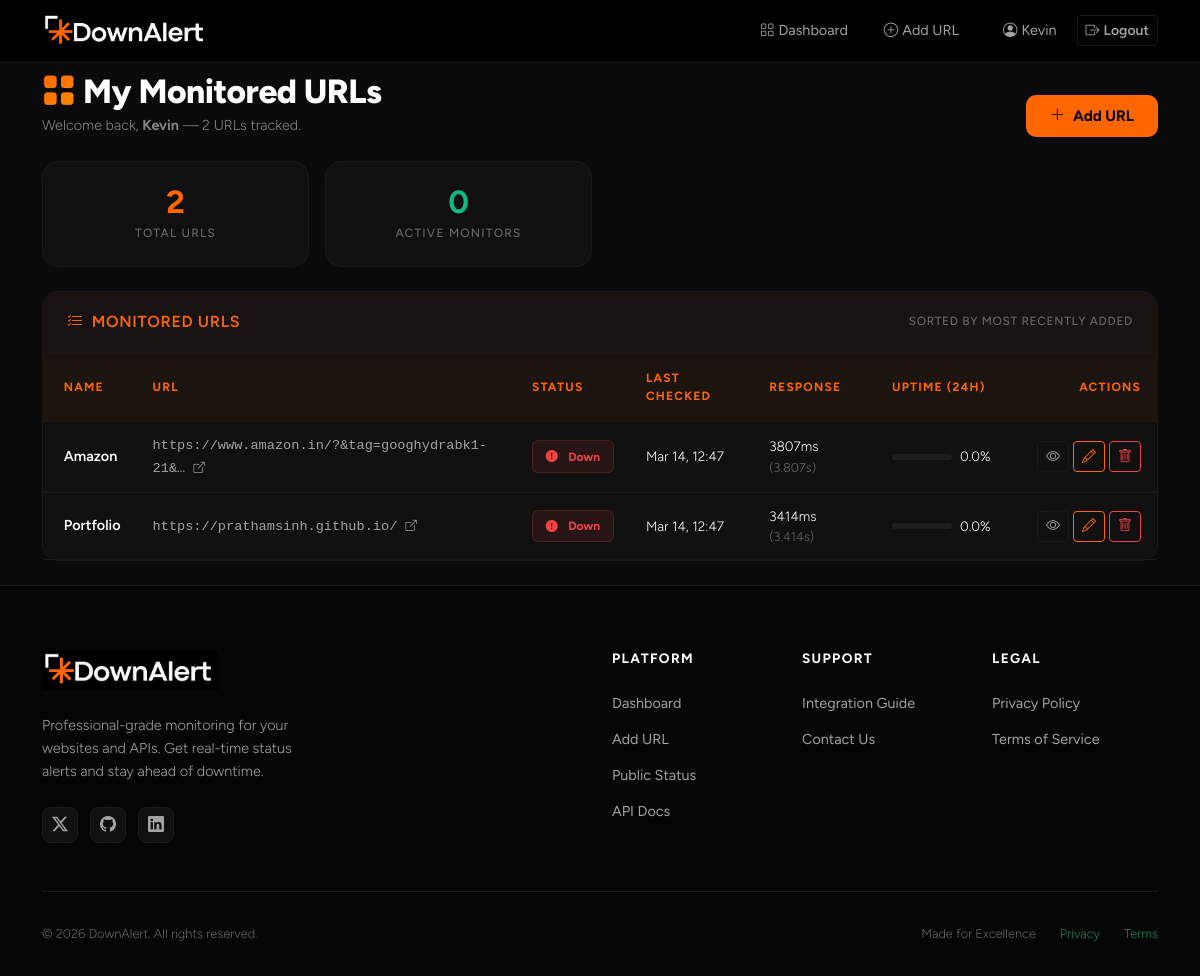
The app's page /dashboard/ (signed in) with its own data.
### monitor/models.py (models this page shows, shortened)
class MonitoredURL(models.Model):
    user = models.ForeignKey(User, on_delete=models.CASCADE, related_name='monitored_urls')
    name = models.CharField(max_length=100)
    url = models.URLField()
    is_active = models.BooleanField(default=True)
    created_at = models.DateTimeField(auto_now_add=True)
    last_checked = models.DateTimeField(null=True, blank=True)
    current_status = models.BooleanField(default=True)   # True=Up, False=Down
    current_response_time = models.FloatField(null=True, blank=True)
    def uptime_percentage(self, hours=24):
        from django.utils import timezone
        import datetime
        since = timezone.now() - datetime.timedelta(hours=hours)
        logs = self.logs.filter(timestamp__gte=since)
        total = logs.count()
        if total == 0:
            return None
        up = logs.filter(is_up=True).count()
        return round((up / total) * 100, 1)
    class Meta:
        ordering = ['-created_at']

### monitor/views.py (the view)
# urls.py: path('dashboard/', views.dashboard, name='dashboard'),
@login_required
def dashboard(request):
    monitored_urls = (
        MonitoredURL.objects
        .filter(user=request.user)
        .prefetch_related('logs')
    )
    url_data = []
    active_count = 0
    for mu in monitored_urls:
        uptime_pct = mu.uptime_percentage(hours=24)
        url_data.append((mu, uptime_pct))
        if mu.is_active and mu.current_status:
            active_count += 1
    context = {
        'monitored_urls': url_data,
        'active_count': active_count,
    }
    return render(request, 'monitor/dashboard.html', context)

### monitor/templates/monitor/dashboard.html (shortened to what this page needs)
{% extends 'monitor/base.html' %}
{% block content %}
<div class="container pt-2 pb-4">
  <div class="row align-items-end mb-4 gy-3">
    <div class="col-md">
      <h1 class="dash-title mb-1">
        <i class="bi bi-grid-fill me-2 text-gradient" style="font-style:normal;"></i>My Monitored URLs
      </h1>
      <p class="dash-subtitle mb-0">
        Welcome back, <strong>{{ request.user.username }}</strong> &mdash;
        {{ monitored_urls|length }} URL{{ monitored_urls|length|pluralize }} tracked.
      </p>
    </div>
    <div class="col-md-auto">
      <a href="{% url 'url_add' %}" class="btn btn-primary btn-dash d-inline-flex align-items-center justify-content-center gap-2" id="btn-add-url">
        <i class="bi bi-plus-lg"></i> Add URL
      </a>
    </div>
  </div>
  {% if monitored_urls %}
    {% with total=monitored_urls|length %}
    <div class="row g-3 mb-4">
      <div class="col-6 col-sm-3">
        <div class="stat-card">
          <div class="stat-value">{{ total }}</div>
          <div class="stat-label">Total URLs</div>
        </div>
      </div>
      <div class="col-6 col-sm-3">
        <div class="stat-card">
          <div class="stat-value" style="color: var(--brand-success); -webkit-text-fill-color: var(--brand-success);">
            {{ active_count }}
          </div>
          <div class="stat-label" id="stat-monitored">Active Monitors</div>
        </div>
      </div>
    </div>
    {% endwith %}
    <div class="card">
      <div class="card-header d-flex align-items-center justify-content-between">
        <h5 class="mb-0 fw-600" style="font-weight:600; font-size:1rem;">
          <i class="bi bi-list-check me-2" style="color: var(--brand-primary);"></i>Monitored URLs
        </h5>
        <small style="color: var(--text-muted);">Sorted by most recently added</small>
      </div>
      <div class="table-responsive">
        <table class="table mb-0" id="urls-table">
          <thead>
            <tr>
              <th>Name</th>
              <th>URL</th>
              <th>Status</th>
              <th>Last Checked</th>
              <th>Response</th>
              <th>Uptime (24h)</th>
              <th class="text-end">Actions</th>
            </tr>
          </thead>
          <tbody>
            {% for mu, uptime_pct in monitored_urls %}
            <tr class="{% if not mu.is_active %}row-paused{% endif %}" id="url-row-{{ mu.pk }}">
              <td>
                <a href="{% url 'url_detail' mu.pk %}"
                   class="fw-600 text-decoration-none"
                   style="font-weight:600; color: var(--text-primary);">
                  {{ mu.name }}
                </a>
              </td>
              <td class="d-none d-lg-table-cell">
                <a href="{{ mu.url }}" target="_blank" rel="noopener"
                   class="text-decoration-none"
                   style="color: var(--text-secondary); font-size: 0.85rem; font-family: monospace;">
                  {{ mu.url|truncatechars:45 }}&nbsp;<i class="bi bi-box-arrow-up-right" style="font-size:0.7rem;"></i>
                </a>
              </td>
              <td>
                {% if not mu.is_active %}
                  <span class="badge-paused"><i class="bi bi-pause-fill me-1"></i>Paused</span>
                {% elif mu.current_status %}
                  <span class="badge-up"><i class="bi bi-circle-fill me-1" style="font-size:0.5rem;"></i>Up</span>
                {% else %}
                  <span class="badge-down"><i class="bi bi-exclamation-circle-fill me-1"></i>Down</span>
                {% endif %}
              </td>
              <td style="color: var(--text-secondary); font-size: 0.85rem;">
                {% if mu.last_checked %}
                  {{ mu.last_checked|date:"M j, H:i" }}
                {% else %}
                  <span style="color: var(--text-muted);">Never</span>
                {% endif %}
              </td>
              <td style="font-size: 0.85rem;">
                {% if mu.current_response_time is not None %}
                  {% widthratio mu.current_response_time 1 1000 %}ms
                  <span style="color: var(--text-muted); font-size:0.8rem;">
                    ({{ mu.current_response_time|floatformat:3 }}s)
                  </span>
                {% else %}
                  <span style="color: var(--text-muted);">—</span>
                {% endif %}
              </td>
              <td>
                {% if uptime_pct is not None %}
                  <div class="d-flex align-items-center gap-2">
                    <div class="progress flex-grow-1" style="height:6px; background: rgba(255,255,255,0.06); border-radius:99px; min-width:60px;">
                    </div>
                    <span style="font-size:0.85rem; min-width:45px;">{{ uptime_pct }}%</span>
                  </div>
                {% else %}
                  <span style="color: var(--text-muted); font-size:0.85rem;">—</span>
                {% endif %}
              </td>
              <td class="text-end">
                <div class="d-flex gap-1 justify-content-end">
                  <a href="{% url 'url_detail' mu.pk %}"
                     class="btn btn-sm btn-outline-secondary"
                     title="View Details"
                     id="btn-detail-{{ mu.pk }}">
                    <i class="bi bi-eye"></i>
                  </a>
                  <a href="{% url 'url_edit' mu.pk %}"
                     class="btn btn-sm btn-outline-primary"
                     title="Edit"
                     id="btn-edit-{{ mu.pk }}">
                    <i class="bi bi-pencil"></i>
                  </a>
                  <a href="{% url 'url_delete' mu.pk %}"
                     class="btn btn-sm btn-outline-danger"
                     title="Delete"
                     id="btn-delete-{{ mu.pk }}">
                    <i class="bi bi-trash"></i>
                  </a>
                </div>
              </td>
            </tr>
            {% endfor %}
          </tbody>
        </table>
      </div>
    </div>
  {% endif %}
</div>
{% endblock %}

### monitor/templates/monitor/base.html (shortened to what this page needs)
{% load static %}
<!DOCTYPE html>
<html lang="en">
<head>
  <link href="https://cdn.jsdelivr.net/npm/bootstrap@5.3.2/dist/css/bootstrap.min.css" rel="stylesheet">
  <link href="https://cdn.jsdelivr.net/npm/bootstrap-icons@1.11.3/font/bootstrap-icons.min.css" rel="stylesheet">
</head>
<body>
  <nav class="navbar navbar-expand-lg sticky-top">
    <div class="container">
      <a class="navbar-brand d-flex align-items-center" href="{% url 'home' %}" style="padding: 0; margin-right: 1.5rem;">
        <img src="{% static 'monitor/images/downalert_logo.png' %}" alt="Logo" class="img-fluid" style="height: 38px; max-width: 200px; object-fit: contain;">
      </a>
      <div class="collapse navbar-collapse" id="navbarNav">
        <ul class="navbar-nav ms-auto align-items-center gap-1">
          {% if user.is_authenticated %}
          <li class="nav-item">
            <a class="nav-link" href="{% url 'dashboard' %}">
              <i class="bi bi-grid me-1"></i>Dashboard
            </a>
          </li>
          <li class="nav-item">
            <a class="nav-link" href="{% url 'url_add' %}">
              <i class="bi bi-plus-circle me-1"></i>Add URL
            </a>
          </li>
          <li class="nav-item ms-2">
            <a class="nav-link {% if request.resolver_match.url_name == 'profile' %}active{% endif %}"
              href="{% url 'profile' %}" style="-webkit-text-fill-color: unset;">
              <i class="bi bi-person-circle me-1"></i>{{ user.username }}
            </a>
          </li>
          <li class="nav-item">
            <form method="post" action="{% url 'logout' %}" class="d-inline">
              <button type="submit" class="btn btn-sm btn-outline-secondary">
                <i class="bi bi-box-arrow-right me-1"></i>Logout
              </button>
            </form>
          </li>
          {% endif %}
        </ul>
      </div>
    </div>
  </nav>
  <main>
    {% block content %}{% endblock %}
  </main>
  <footer>
    <div class="container">
      <div class="row gy-4">
        <div class="col-lg-4">
          <a href="{% url 'home' %}" class="footer-brand d-inline-block" style="margin-bottom: 1.5rem;">
            <img src="{% static 'monitor/images/downalert_logo.png' %}" alt="Logo" class="img-fluid" style="height: 40px; max-width: 200px; object-fit: contain;">
          </a>
          <p class="footer-tagline">
            Professional-grade monitoring for your websites and APIs. Get real-time status alerts and stay ahead of
            downtime.
          </p>
          <div class="mt-4">
            <a href="#" class="footer-social-link"><i class="bi bi-twitter-x"></i></a>
            <a href="#" class="footer-social-link"><i class="bi bi-github"></i></a>
            <a href="#" class="footer-social-link"><i class="bi bi-linkedin"></i></a>
          </div>
        </div>
        <div class="col-6 col-md-3 col-lg-2 ms-lg-auto">
          <h5 class="footer-heading">Platform</h5>
          <ul class="footer-links">
            <li><a href="{% url 'dashboard' %}">Dashboard</a></li>
            <li><a href="{% url 'url_add' %}">Add URL</a></li>
            <li><a href="{% url 'public_status' %}">Public Status</a></li>
            <li><a href="{% url 'api_docs' %}">API Docs</a></li>
          </ul>
        </div>
        <div class="col-6 col-md-3 col-lg-2">
          <h5 class="footer-heading">Support</h5>
          <ul class="footer-links">
            <li><a href="{% url 'integration_guide' %}">Integration Guide</a></li>
            <li><a href="{% url 'contact' %}">Contact Us</a></li>
          </ul>
        </div>
        <div class="col-lg-2">
          <h5 class="footer-heading">Legal</h5>
          <ul class="footer-links">
            <li><a href="{% url 'privacy' %}">Privacy Policy</a></li>
            <li><a href="{% url 'terms' %}">Terms of Service</a></li>
          </ul>
        </div>
      </div>
      <div class="footer-bottom">
        <div>&copy; {% now "Y" %} DownAlert. All rights reserved.</div>
        <div class="d-flex gap-4">
          <span>Made for Excellence</span>
          <a href="{% url 'privacy' %}" class="text-success text-decoration-none">Privacy</a>
          <a href="{% url 'terms' %}" class="text-success text-decoration-none">Terms</a>
        </div>
      </div>
    </div>
  </footer>
</body>
</html>

### monitor/templates/monitor/dashboard.html (style rules this page uses)
.fw-600 { font-weight: 600; }
.text-gradient { background: linear-gradient(135deg, var(--brand-primary), var(--brand-accent)); -webkit-background-clip: text; -webkit-text-fill-color: transparent; background-clip: text; }
.dash-title { font-size: 2.1rem; font-weight: 800; letter-spacing: -0.5px; }
.dash-subtitle { color: var(--text-secondary); font-size: 0.9rem; opacity: 0.8; }
.btn-dash { padding: 0.6rem 1.5rem; font-size: 0.95rem; border-radius: 10px; }
.table td, .table th { padding: 0.8rem 1rem !important; font-size: 0.9rem; }
.stat-card .stat-value { font-size: 2rem; font-weight: 700; color: var(--brand-primary); line-height: 1; }

### records on screen
MonitoredURL: name "Amazon", url "https://www.amazon.in/?&tag=googhydrabk1-21&…", is_active True (drawn), last_checked "Mar 14, 12:47", current_response_time "3807", current_response_time "3.807", uptime_pct "0.0"
MonitoredURL: name "Portfolio", url "https://prathamsinh.github.io/", is_active True (drawn), last_checked "Mar 14, 12:47", current_response_time "3414", current_response_time "3.414", uptime_pct "0.0"

### other values on screen
{{ user.username }} "Kevin"
{{ request.user.username }} "Kevin"
{{ monitored_urls|length }} "2"
{{ total }} "2"
{{ active_count }} "0"
